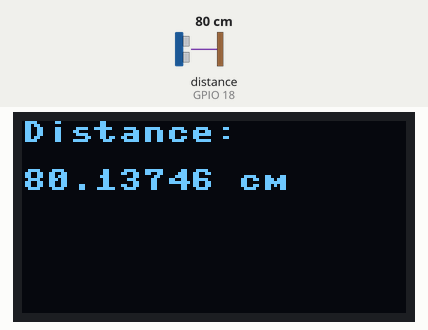
Bench run of a program on a simulated ESP32 board running MicroPython. Parts: 128×64 one-colour display. The inputs (shaded band) are chosen by the test bench; at power-on: distance to the obstacle (sensor on GPIO 18) 80 cm. The echo pulse lasts 58.3 µs per cm; library files of the repository ran but are not shown: hcsr04.py.

Above: at 1.2 s.
1.3 s: distance to the obstacle (sensor on GPIO 18) set to 250 cm
At 2.5 s:
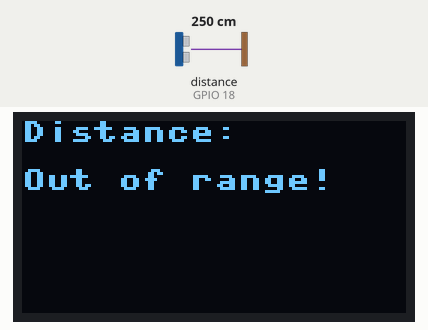
2.8 s: distance to the obstacle (sensor on GPIO 18) set to 2 cm
At 3.3 s:
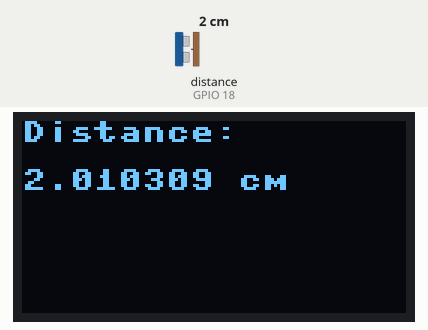
4.3 s: distance to the obstacle (sensor on GPIO 18) set to 299 cm
At 4.9 s:
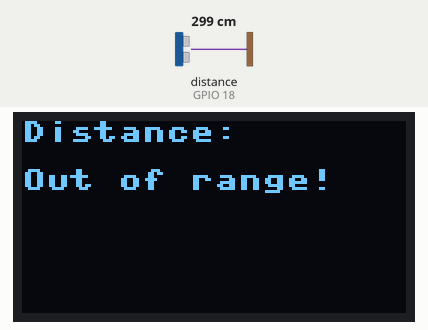
Timing chart, 0 to 7.3 s (numbered marks = the images above; inputs shaded):
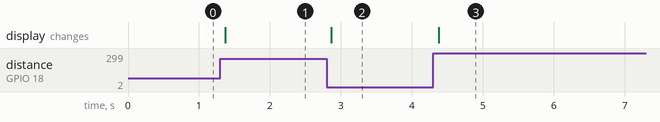

The program:

sonar.py
```python
from machine import Pin, SoftI2C
from ssd1306 import SSD1306_I2C
from hcsr04 import HCSR04
import utime

# Constants
OLED_WIDTH = 128
OLED_HEIGHT = 64
ECHO_TIMEOUT_US = 10000

# Pins
SCL_PIN = 22
SDA_PIN = 21
TRIGGER_PIN = 5
ECHO_PIN = 18

# oled
i2c = SoftI2C(scl=Pin(SCL_PIN), sda=Pin(SDA_PIN))
oled = SSD1306_I2C(OLED_WIDTH, OLED_HEIGHT, i2c)

# sonar
sonar = HCSR04(
    trigger_pin=TRIGGER_PIN, echo_pin=ECHO_PIN, echo_timeout_us=ECHO_TIMEOUT_US
)


def update_display(distance):
    oled.fill(0)
    oled.text("Distance: ", 0, 0)
    if 2 <= distance <= 400:
        oled.text(str(distance) + " cm", 0, 16)
    else:
        oled.text("Out of range!", 0, 16)
    oled.show()


def main():
    while True:
        try:
            distance = sonar.distance_cm()
            update_display(distance)
        except Exception as e:
            print("Error:", e)  # Handle the exception gracefully
        utime.sleep_ms(25)


if __name__ == "__main__":
    main()
```

Measured:
- after the input at 1.3 s, the display: changes after 0.07 s (image 1)
- after the input at 2.8 s, the display: changes after 0.06 s (image 2)
- after the input at 4.3 s, the display: changes after 0.08 s (image 3)
